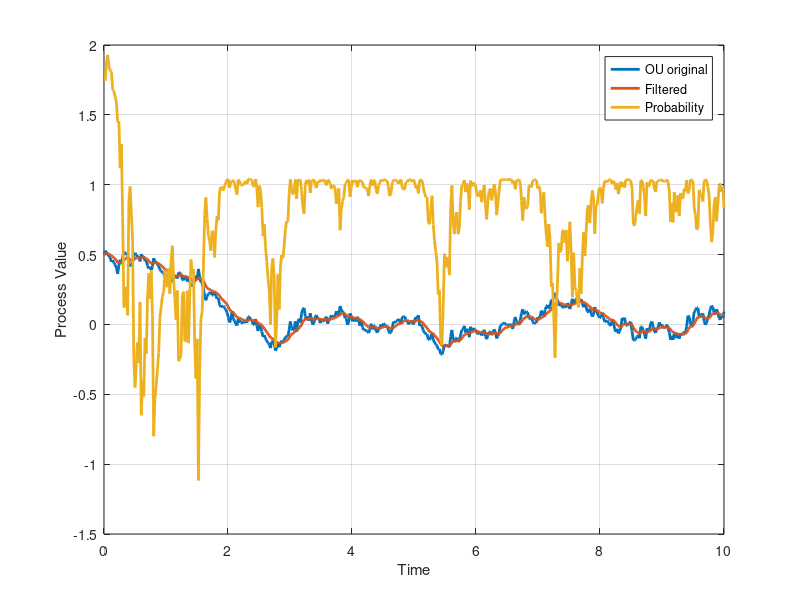

This figure's MATLAB source:
## Ornstein-Uhlenbeck Process (OU Process)

1;
function prob = ou_prob_density(x, t, theta, sigma, x0)
  mu = x0 * exp(-theta * t);
  var = (sigma^2 / (2 * theta)) * (1 - exp(-2 * theta * t));
  prob = (1 / sqrt(2 * pi * var)) * exp(-(x - mu)^2 / (2 * var));
end

function [x,y,p] = ou_process(dt, theta, sigma, x0, T, beta)
  % This function generates an Ornstein-Uhlenbeck process.
  % x is the original result of the OU process
  % y is a smoothed version

  % Parameters:
  %   dt: Time step
  %   theta: Mean reversion rate
  %   sigma: Noise strength (standard deviation)
  %   x0: Initial state
  %   T: Total simulation time
  %   beta: smoothing factor for y

  % Number of steps
  N = floor(T / dt);
  
  % Initialize process output
  x = zeros(1, N);
  x(1) = x0;

  y = x;
  
  k1=exp(-theta*dt);
  k2=sigma*sqrt(dt);
  
  % Generate OU process
  for i = 2:N
    % Update state using Euler-Maruyama method
    x(i) = x(i-1) * k1 + k2 * randn(1); # original
    y(i) = beta*y(i-1) + (1-beta)*x(i); # smoothed
  end

  % Calculate probability density for each time point
  i_values = 1:N;
  p = arrayfun(@(i) log(ou_prob_density(x(i), (i-1)*dt, theta, sigma, x0)), i_values);
    
end

% Example usage:
dt = 0.02;   % Time step (1/50)
theta = 1;   % Mean reversion rate
sigma = 0.2; % Noise strength
x0 = 0.5;   % Initial state
T = 10;      % Total simulation time
beta = power(0.01,1/25); % reach 0.01 after 25 steps

%% Generate OU process data
[orig,smoothed,p] = ou_process(dt, theta, sigma, x0, T,beta);

%% Plot the generated data
t=linspace(0,T,length(orig));
hold off;plot(t,orig,";OU original;","linewidth",2);
hold on;plot(t,smoothed,";Filtered;","linewidth",2);
plot(t, p,";Probability;","linewidth", 2);

xlabel('Time');
ylabel('Process Value');
grid on
